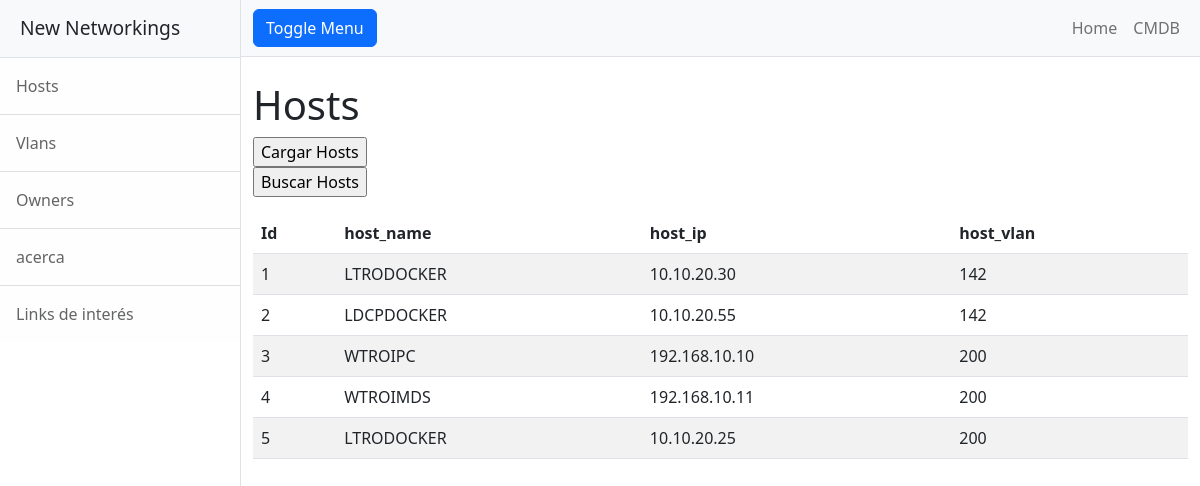
/hosts/, run on an earlier commit of the app's database.
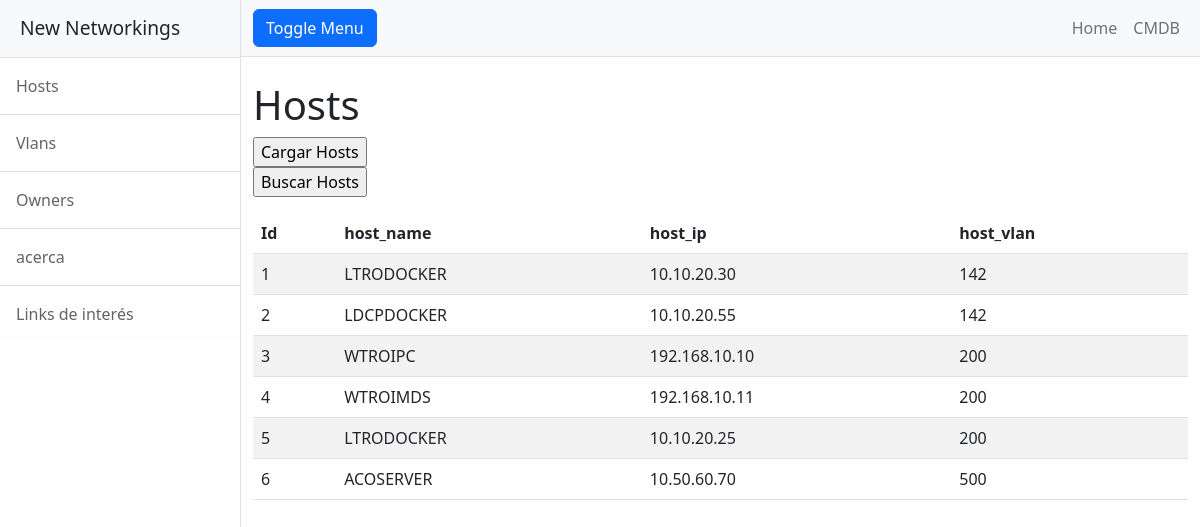
And on a later commit of the database.
### entidades/models.py (models this page shows)
class Hosts(models.Model):
    host_name = models.CharField(max_length=50)
    host_ip = models.CharField(max_length=18)
    host_vlan = models.IntegerField()

### entidades/views.py (the view)
# urls.py: path('hosts/', hosts, name="hosts"),
def hosts(request):
     contexto = {"hosts": Hosts.objects.all()}
     return render(request, "entidades/hosts.html", contexto)

### entidades/templates/entidades/hosts.html (shortened to what this page needs)
{% extends "entidades/index.html" %}
{% block titulo %}
 <h1 class="mt-4"> Hosts </h1>
 <form action= "{% url 'hostsForm' %}">
    <input type="submit" value="Cargar Hosts" />
 </form>
 <form action= "{% url 'buscarHosts' %}">
    <input type="submit" value="Buscar Hosts" />
 </form>
{% endblock titulo %}
{% block contenido %}
<table class="table table-striped">
    <thead>
        <tr>
            <th>Id</th>
            <th>host_name</th>
            <th>host_ip</th>
            <th>host_vlan</th>
        </tr>
    </thead>
    <tbody>
    {% for c in hosts  %}
        <tr>
            <td>{{ c.id }}</td>
            <td>{{ c.host_name }}</td>
            <td>{{ c.host_ip }}</td>
            <td>{{ c.host_vlan }}</td>
        </tr>
    {% endfor %}
    </tbody>
</table>
{% endblock contenido %}

### entidades/templates/entidades/index.html (shortened to what this page needs)
<!DOCTYPE html>
<html lang="en">
    <head>
        {% load static %}
        <link href="{% static 'css/styles.css' %}" rel="stylesheet" />
    </head>
    <body>
        <div class="d-flex" id="wrapper">
            <div class="border-end bg-white" id="sidebar-wrapper">
                <div class="sidebar-heading border-bottom bg-light">New Networkings</div>
                <div class="list-group list-group-flush">
                    <a class="list-group-item list-group-item-action list-group-item-light p-3" href="{% url 'hosts' %}">Hosts</a>
                    <a class="list-group-item list-group-item-action list-group-item-light p-3" href="{% url 'vlans' %}">Vlans</a>
                    <a class="list-group-item list-group-item-action list-group-item-light p-3" href="{% url 'owners' %}"">Owners</a>
                    <a class="list-group-item list-group-item-action list-group-item-light p-3" href="{% url 'acerca' %}"">acerca</a>
                    <a class="list-group-item list-group-item-action list-group-item-light p-3" href="#!">Links de interés</a>
                </div>
            </div>
            <div id="page-content-wrapper">
                <nav class="navbar navbar-expand-lg navbar-light bg-light border-bottom">
                    <div class="container-fluid">
                        <button class="btn btn-primary" id="sidebarToggle">Toggle Menu</button>
                        <div class="collapse navbar-collapse" id="navbarSupportedContent">
                            <ul class="navbar-nav ms-auto mt-2 mt-lg-0">
                                <li class="nav-item active"><a class="nav-link" href="{% url 'home' %}">Home</a></li>
                                <li class="nav-item"><a class="nav-link" href="#!">CMDB</a></li>
                            </ul>
                        </div>
                    </div>
                </nav>
                <div class="container-fluid">
                    {% block titulo %}{% endblock titulo %}
                    {% block contenido %}
                    {% endblock contenido %}
                </div>
            </div>
        </div>
    </body>
</html>

What changed in the data, as far as the page shows it:
added Hosts: id "6", host_name "ACOSERVER", host_ip "10.50.60.70", host_vlan "500"
